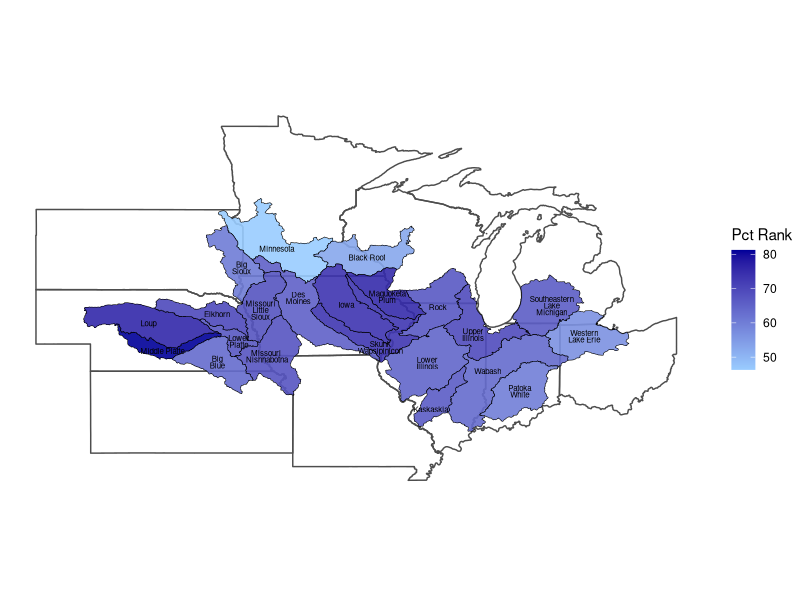

Write the R code that produced this figure.
###############################################################################
# Sample code to generate maps for the statistical atlas
###############################################################################

# Original Atlas Map Code By A. Loy
# Modified By J. Hobbs

### Preliminaries -------------------------------------------------------------

library(ggplot2)   # for plotting
library(reshape2)  # for data munging
library(plyr)      # for data munging/aggregating
library(sp)        # for spatial polygons (needed for huc6 labels)
library(gridExtra) # some extra grid graphics goodies

# Reading in weather data
weather <- read.csv("WeatherHUC6.csv")

### Mapping tools and setup ---------------------------------------------------
# load the state polygons
states <- read.csv("state_polygons.csv")

# load the HUC6 polygons
huc <- read.csv("huc6_polygons.csv")
#huc <- ddply(huc, .(HUC6), transform, huc6.number = HUC6, order = seq_len(length(HUC6)))
#huc <- subset(huc, select = -HUC6)
#levels(huc$ACC_NAME) <- levels(cscap$huc6_name)

# defining a the centroids of the watersheds
huc6.centroids <- ddply(huc, c("huc6_name"), .fun = function(x){
  RVAL <- Polygon(x[,c("longitude", "latitude")])@labpt
  names(RVAL) <- c("longitude", "latitude")
	return(RVAL)
})

# adding the watershed names to huc6.centroids for mapping
huc6.centroids$map.labels <- c(
	"Big\nBlue",
	"Big\nSioux",
	"Des\nMoines",
	"Elkhorn",
	"Iowa",
	"Kaskaskia",
	"Loup",
	"Lower\nIllinois",
	"Lower\nPlatte",
	"Middle Platte",
	"Minnesota",
	"Missouri\nLittle\nSioux",
	"Missouri\n Nishnabotna",
	"Patoka\nWhite",
	"Rock",
	"Southeastern\nLake\nMichigan",
	"Upper\nIllinois",
	"Black Root",
	"Maquoketa\nPlum",
	"Skunk\nWapsipinicon",
	"Wabash",
	"Western\nLake Erie")

# manually adjusting some plotting locations
huc6.centroids[c(2, 3, 6, 9, 10, 11, 12, 15, 17, 18, 19, 20, 21),"latitude"] <- c(43.8, 42.7, 38.6, 41.1, 40.75, 44.5, 42.25, 42.35, 41.35, 44.18, 42.74, 40.88, 40)
huc6.centroids[c(2, 3, 4, 5, 6, 9, 12, 13, 16, 17, 20, 21),"longitude"] <- c(-96.5, -94.42, -97.4, -92.65, -89.55, -96.6, -95.8, -95.6, -85.1, -88, -91.4, -87.45)


# defining additional theme elements for maps
map_themes <- theme(
  axis.text.x = element_blank(),
  axis.text.y = element_blank(),
  axis.title.x = element_blank(),
  axis.title.y = element_blank(),
  axis.ticks = element_line(colour=rgb(0,0,0,alpha=0)),
  panel.background =  element_blank(),
  panel.grid.major =  element_blank(),
  panel.grid.minor =  element_blank(),
  plot.margin = unit(c(0,0,0,0), "lines")
  )

# function to format discretized legend
format.legend.labels <- function(labs) {
  RVAL <- sub("\\(", "\\1", labs)
  RVAL <- sub("\\]", "\\1", RVAL)
  RVAL <- sub(",", " - ", RVAL)

  return(RVAL)
}

# function defining breaks for the colourbar legend
breaks.legend <- function(x, len) {
#   RVAL <- seq(floor(min(x)), ceiling(max(x)), length.out = len)
  RVAL <- seq(min(x), max(x), length.out = len)
  return(RVAL)
}

# function to adjust rounding on the legends
label.legend <- function(x, len, digits=0) {
  RVAL <- seq(min(x), max(x), length.out = len)
  return(round(RVAL, digits))
}

# East to west order
geographic.order <- c("Western Lake Erie", "Southeastern Lake Michigan", "Patoka-White", "Wabash", "Upper Illinois", "Kaskaskia", "Rock", "Lower Illinois", "Maquoketa Plum", "Skunk Wapsipinicon", "Black Root", "Iowa", "Des Moines", "Minnesota", "Missouri-Nishnabotna", "Missouri-Little Sioux", "Big Sioux", "Lower Platte", "Big Blue", "Elkhorn", "Middle Platte", "Loup")

# West to east order
geographic.order <- rev(geographic.order)


### Example Map 1 -------------------------------------------------------------

wxsb = weather[,c("huc6_id","SeasPrcp07")]

# merging the weather data with the HUC6 plotting information
prcp_huc6 <- merge(x = huc, y = wxsb)

# reordering after the merge -- this makes sure the plotting order is
# preserved for the polygon geometry
prcp_huc6 <- prcp_huc6[order(prcp_huc6$huc6_name, prcp_huc6$poly_id, prcp_huc6$vert_ord),]
# Multiply percentile rank by 100
prcp_huc6$SeasPrcp07 = prcp_huc6$SeasPrcp07 * 100

# creating a map for seasonal precip
g1 = ggplot(states, aes(longitude, latitude, group = poly_id)) +
  geom_polygon(data = states, colour = "gray30", fill = NA, size = 0.5) +
  geom_polygon(aes(x = longitude, y = latitude, fill = SeasPrcp07, group = poly_id),
               data = prcp_huc6, inherit.aes = FALSE,
               colour = "black", alpha = .9, size = 0.2) +
  scale_fill_gradient("Pct Rank",
                      low = "#99CCFF", high = "#000099") +
  geom_text(aes(label = map.labels, x = longitude, y = latitude, group = huc6_name),
            data = huc6.centroids, size = 2, lineheight = .7,
            colour = "black") + coord_fixed(ratio=1) +
  map_themes

pdf("SeasPrcpMap.pdf",width=8,height=6)
print(g1)
dev.off()
